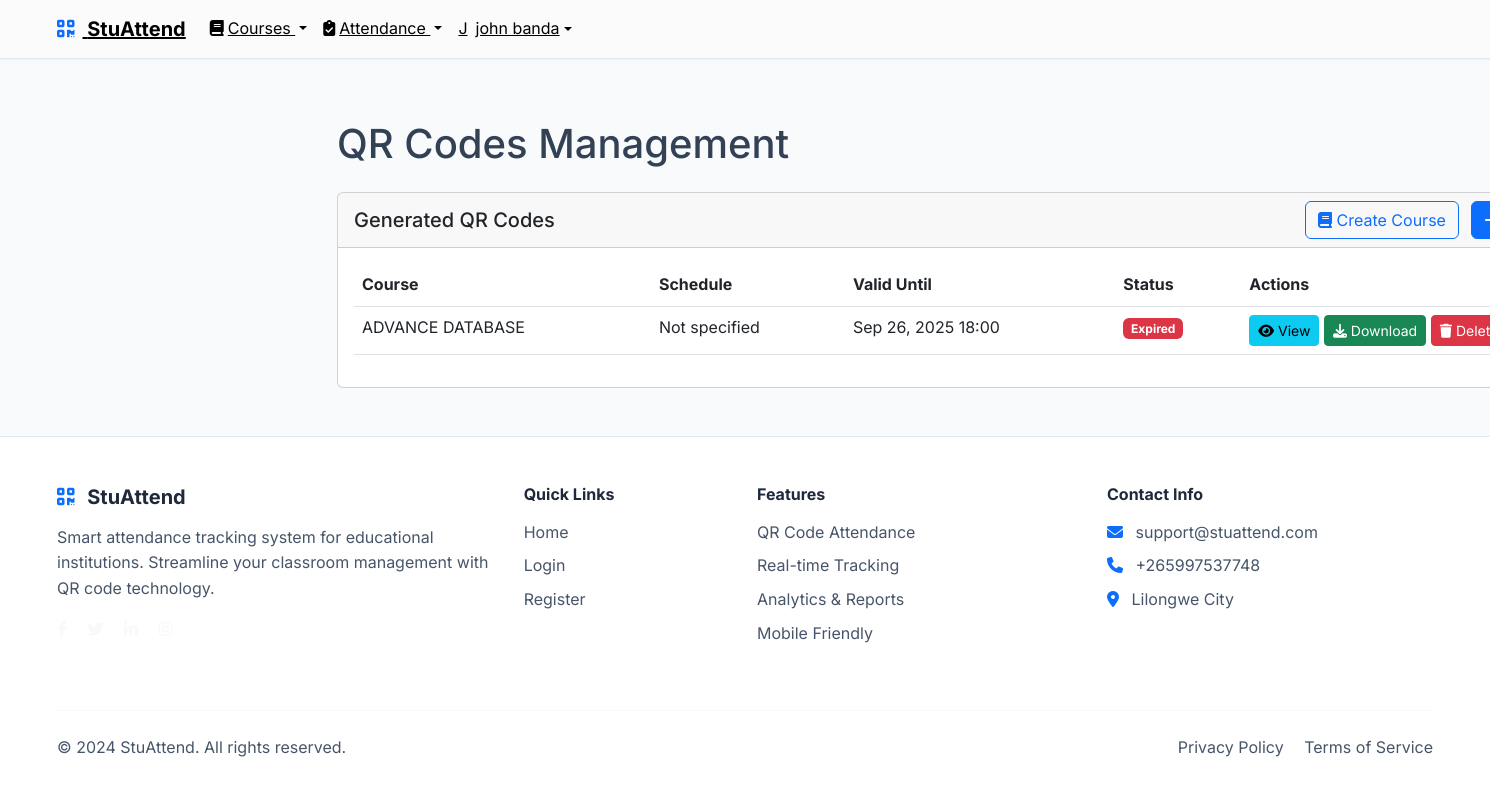
The app's page /attendance/qr-codes/ (signed in) with its own data.
### accounts/models.py (models this page shows, shortened)
class User(AbstractUser):
    ROLE_CHOICES = [
        ('admin', 'Administrator'),
        ('lecturer', 'Lecturer'),
        ('student', 'Student'),
    ]
    role = models.CharField(max_length=10, choices=ROLE_CHOICES, default='student')
    email = models.EmailField(unique=True)
    phone = models.CharField(
        max_length=15,
        validators=[RegexValidator(r'^\+?1?\d{9,15}$')],
        blank=True,
        null=True
    )
    created_at = models.DateTimeField(auto_now_add=True)
    updated_at = models.DateTimeField(auto_now=True)
    USERNAME_FIELD = 'email'
    REQUIRED_FIELDS = ['username', 'first_name', 'last_name']

### attendance/models.py (models this page shows, shortened)
class QRCode(models.Model):
    id = models.UUIDField(primary_key=True, default=uuid.uuid4, editable=False)
    course = models.ForeignKey(Course, on_delete=models.CASCADE, related_name='qr_codes')
    valid_from = models.DateTimeField()
    valid_until = models.DateTimeField()
    is_active = models.BooleanField(default=True)
    created_by = models.ForeignKey(Lecturer, on_delete=models.CASCADE)
    created_at = models.DateTimeField(auto_now_add=True)
    class Meta:
        ordering = ['-created_at']

### courses/models.py (models this page shows, shortened)
class Course(models.Model):
    code = models.CharField(max_length=10, unique=True)
    name = models.CharField(max_length=100)
    description = models.TextField()
    credit_hours = models.IntegerField(default=3)
    lecturer = models.ForeignKey(Lecturer, on_delete=models.CASCADE, related_name='courses')
    semester = models.ForeignKey(Semester, on_delete=models.CASCADE, related_name='courses')
    created_at = models.DateTimeField(auto_now_add=True)
    class Meta:
        ordering = ['code']

### attendance/views.py (the view)
# urls.py: path('qr-codes/', views.qr_code_list, name='qr_code_list'),
@login_required
def qr_code_list(request):
    if request.user.role == 'student':
        messages.error(request, 'Access denied. Students cannot access QR code management.')
        return redirect('dashboard:home')
    qr_codes = QRCode.objects.all().select_related('course', 'created_by')
    if request.user.role == 'lecturer':
        try:
            lecturer_profile = request.user.lecturer_profile
            qr_codes = qr_codes.filter(course__lecturer=lecturer_profile)
        except User.lecturer_profile.RelatedObjectDoesNotExist:
            messages.warning(request, 'You do not have a lecturer profile. Please complete your profile first.')
            qr_codes = QRCode.objects.none()
    paginator = Paginator(qr_codes, 10)
    page_number = request.GET.get('page')
    qr_codes = paginator.get_page(page_number)
    context = {
        'qr_codes': qr_codes,
        'current_time': timezone.now(),
    }
    return render(request, 'attendance/qr_code_list.html', context)

### templates/attendance/qr_code_list.html (shortened to what this page needs)
{% extends 'base/base.html' %}
{% load static %}
{% block content %}
<div class="container mt-4">
    <div class="row">
        <div class="col-12">
            <h1 class="mb-4">QR Codes Management</h1>
            <div class="card">
                <div class="card-header d-flex justify-content-between align-items-center">
                    <h5 class="mb-0">Generated QR Codes</h5>
                    <div>
                        <a href="{% url 'courses:course_create' %}" class="btn btn-outline-primary me-2">
                            <i class="fas fa-book"></i> Create Course
                        </a>
                        <a href="{% url 'attendance:qr_code_create' %}" class="btn btn-primary">
                            <i class="fas fa-plus"></i> Generate New QR Code
                        </a>
                    </div>
                </div>
                <div class="card-body">
                    {% if qr_codes %}
                        <div class="table-responsive">
                            <table class="table table-hover">
                                <thead>
                                    <tr>
                                        <th>Course</th>
                                        <th>Schedule</th>
                                        <th>Valid Until</th>
                                        <th>Status</th>
                                        <th>Actions</th>
                                    </tr>
                                </thead>
                                <tbody>
                                    {% for qr_code in qr_codes %}
                                        <tr>
                                            <td>{{ qr_code.course.name }}</td>
                                            <td>{{ qr_code.schedule|default:"Not specified" }}</td>
                                            <td>{{ qr_code.valid_until|date:"M d, Y H:i" }}</td>
                                            <td>
                                                {% if not qr_code.is_active %}
                                                    <span class="badge bg-secondary">Inactive</span>
                                                {% elif qr_code.valid_until < current_time %}
                                                    <span class="badge bg-danger">Expired</span>
                                                {% elif qr_code.valid_from > current_time %}
                                                    <span class="badge bg-warning">Not yet valid</span>
                                                {% else %}
                                                    <span class="badge bg-success">Active</span>
                                                {% endif %}
                                            </td>
                                            <td>
                                                <a href="{% url 'attendance:qr_code_detail' qr_code.pk %}" class="btn btn-sm btn-info">
                                                    <i class="fas fa-eye"></i> View
                                                </a>
                                                <a href="{% url 'attendance:qr_code_generate' qr_code.pk %}" class="btn btn-sm btn-success">
                                                    <i class="fas fa-download"></i> Download
                                                </a>
                                                <a href="{% url 'attendance:qr_code_delete' qr_code.pk %}" class="btn btn-sm btn-danger" onclick="return confirm('Are you sure you want to delete this QR code?')">
                                                    <i class="fas fa-trash"></i> Delete
                                                </a>
                                            </td>
                                        </tr>
                                    {% endfor %}
                                </tbody>
                            </table>
                        </div>
                    {% endif %}
                </div>
            </div>
        </div>
    </div>
</div>
{% endblock %}

### templates/base/base.html (shortened to what this page needs)
<!DOCTYPE html>
<html lang="en">
{% load static %}
<head>
    <link href="https://cdn.jsdelivr.net/npm/bootstrap@5.3.0/dist/css/bootstrap.min.css" rel="stylesheet">
    <link rel="stylesheet" href="https://cdn.jsdelivr.net/npm/bootstrap-icons@1.10.0/font/bootstrap-icons.css">
    <link rel="stylesheet" href="https://cdnjs.cloudflare.com/ajax/libs/font-awesome/6.4.0/css/all.min.css">
    <link rel="stylesheet" href="{% static 'css/modern-styles.css' %}">
    <link rel="stylesheet" href="{% static 'css/styles.css' %}">
</head>
<body>
    <nav class="navbar navbar-expand-lg navbar-modern fixed-top" id="mainNavbar">
        <div class="container">
            <a class="navbar-brand fw-bold" href="/">
                <i class="fas fa-qrcode text-primary me-2"></i>
                StuAttend
            </a>
            <div class="collapse navbar-collapse" id="navbarNav">
                <ul class="navbar-nav">
                    {% if user.is_authenticated %}
                        <li class="nav-item dropdown">
                            <a class="nav-link dropdown-toggle {% if 'courses' in request.path %}active{% endif %}" href="#" id="coursesDropdown" role="button" data-bs-toggle="dropdown" aria-expanded="false">
                                <i class="fas fa-book me-1"></i>Courses
                            </a>
                        </li>
                        <li class="nav-item dropdown">
                            <a class="nav-link dropdown-toggle {% if 'attendance' in request.path %}active{% endif %}" href="#" id="attendanceDropdown" role="button" data-bs-toggle="dropdown" aria-expanded="false">
                                <i class="fas fa-clipboard-check me-1"></i>Attendance
                            </a>
                        </li>
                        <li class="nav-item dropdown">
                            <a class="nav-link dropdown-toggle d-flex align-items-center" href="#" id="navbarDropdown" role="button" data-bs-toggle="dropdown">
                                <div class="avatar-circle me-2">
                                    {{ user.get_full_name|default:user.username|first|upper }}
                                </div>
                                {{ user.get_full_name|default:user.username }}
                            </a>
                        </li>
                    {% endif %}
                </ul>
            </div>
        </div>
    </nav>
    <main class="{% if not request.path == '/' %}main-content container-fluid mt-5 pt-5{% endif %}">
        {% block content %}{% endblock %}
    </main>
    <footer class="footer-modern py-5 mt-5">
        <div class="container">
            <div class="row">
                <div class="col-lg-4 mb-4">
                    <h5 class="fw-bold mb-3">
                        <i class="fas fa-qrcode text-primary me-2"></i>
                        StuAttend
                    </h5>
                    <p class="text-light-emphasis">
                        Smart attendance tracking system for educational institutions.
                        Streamline your classroom management with QR code technology.
                    </p>
                    <div class="social-links">
                        <a href="#" class="text-light me-3"><i class="fab fa-facebook-f"></i></a>
                        <a href="#" class="text-light me-3"><i class="fab fa-twitter"></i></a>
                        <a href="#" class="text-light me-3"><i class="fab fa-linkedin-in"></i></a>
                        <a href="#" class="text-light"><i class="fab fa-instagram"></i></a>
                    </div>
                </div>
                <div class="col-lg-2 mb-4">
                    <h6 class="fw-bold mb-3">Quick Links</h6>
                    <ul class="list-unstyled">
                        <li class="mb-2"><a href="/" class="text-light-emphasis text-decoration-none">Home</a></li>
                        <li class="mb-2"><a href="{% url 'accounts:login' %}" class="text-light-emphasis text-decoration-none">Login</a></li>
                        <li class="mb-2"><a href="{% url 'accounts:register' %}" class="text-light-emphasis text-decoration-none">Register</a></li>
                    </ul>
                </div>
                <div class="col-lg-3 mb-4">
                    <h6 class="fw-bold mb-3">Features</h6>
                    <ul class="list-unstyled">
                        <li class="mb-2"><a href="#" class="text-light-emphasis text-decoration-none">QR Code Attendance</a></li>
                        <li class="mb-2"><a href="#" class="text-light-emphasis text-decoration-none">Real-time Tracking</a></li>
                        <li class="mb-2"><a href="#" class="text-light-emphasis text-decoration-none">Analytics & Reports</a></li>
                        <li class="mb-2"><a href="#" class="text-light-emphasis text-decoration-none">Mobile Friendly</a></li>
                    </ul>
                </div>
                <div class="col-lg-3 mb-4">
                    <h6 class="fw-bold mb-3">Contact Info</h6>
                    <ul class="list-unstyled">
                        <li class="mb-2">
                            <i class="fas fa-envelope text-primary me-2"></i>
                            <span class="text-light-emphasis">support@stuattend.com</span>
                        </li>
                        <li class="mb-2">
                            <i class="fas fa-phone text-primary me-2"></i>
                            <span class="text-light-emphasis">+265997537748</span>
                        </li>
                        <li class="mb-2">
                            <i class="fas fa-map-marker-alt text-primary me-2"></i>
                            <span class="text-light-emphasis">Lilongwe City</span>
                        </li>
                    </ul>
                </div>
            </div>
            <hr class="my-4">
            <div class="row align-items-center">
                <div class="col-md-6">
                    <p class="text-light-emphasis mb-0">&copy; 2024 StuAttend. All rights reserved.</p>
                </div>
                <div class="col-md-6 text-md-end">
                    <a href="#" class="text-light-emphasis text-decoration-none me-3">Privacy Policy</a>
                    <a href="#" class="text-light-emphasis text-decoration-none">Terms of Service</a>
                </div>
            </div>
        </div>
    </footer>
</body>
</html>

### static/css/modern-styles.css (style rules this page uses)
:root { --primary-color: #6366f1; --primary-dark: #4f46e5; --secondary-color: #8b5cf6; --accent-color: #06b6d4; --success-color: #10b981; --warning-color: #f59e0b; --error-color: #ef4444; --dark-color: #1e293b; --light-color: #f8fafc; --gray-100: #f1f5f9; --gray-200: #e2e8f0; --gray-300: #cbd5e1; --gray-400: #94a3b8; --gray-500: #64748b; --gray-600: #475569; --gray-700: #334155; --gray-800: #1e293b; --gray-900: #0f172a; --shadow-sm: 0 1px 2px 0 rgb(0 0 0 / 0.05); --shadow-md: 0 4px 6px -1px rgb(0 0 0 / 0.1), 0 2px 4px -2px rgb(0 0 0 / 0.1); --shadow-lg: 0 10px 15px -3px rgb(0 0 0 / 0.1), 0 4px 6px -4px rgb(0 0 0 / 0.1); --shadow-xl: 0 20px 25px -5px rgb(0 0 0 / 0.1), 0 8px 10px -6px rgb(0 0 0 / 0.1); --border-radius: 0.5rem; --border-radius-lg: 0.75rem; --border-radius-xl: 1rem; }
* { margin: 0; padding: 0; box-sizing: border-box; }
body { font-family: 'Inter', -apple-system, BlinkMacSystemFont, 'Segoe UI', Roboto, sans-serif; line-height: 1.6; color: var(--gray-700); background-color: var(--light-color); }
.navbar-modern { background: #FBFBFB; backdrop-filter: blur(10px); border-bottom: 1px solid var(--gray-200); transition: all 0.3s ease; box-shadow: var(--shadow-sm); z-index: 1030; }
.navbar-modern .navbar-brand, .navbar-modern .nav-link { color: initial !important; text-decoration: underline !important; }
.footer-modern { background: white; color: var(--gray-700); border-top: 1px solid var(--gray-200); padding: 3rem 0 1rem; }
.footer-modern h5, .footer-modern h6 { color: var(--gray-800); }
.footer-modern .text-light-emphasis { color: var(--gray-600) !important; }
.footer-modern a { color: initial; text-decoration: underline; transition: none; }
.footer-modern .social-links a { color: var(--gray-600); transition: color 0.3s ease; }
.footer-modern hr { border-color: var(--gray-200); }
.main-content { transition: margin-left 0.3s ease; }
@media (min-width: 992px) { .main-content { margin-left: 280px; } }
@media (min-width: 1200px) { .container { max-width: 1400px; } }
body { transition: padding-top 0.3s ease; }

### records on screen
User: get_full_name|first "J", get_full_name "john banda"
QRCode: course.name "ADVANCE DATABASE", schedule "Not specified", valid_until "Sep 26, 2025 18:00", is_active "Expired"
